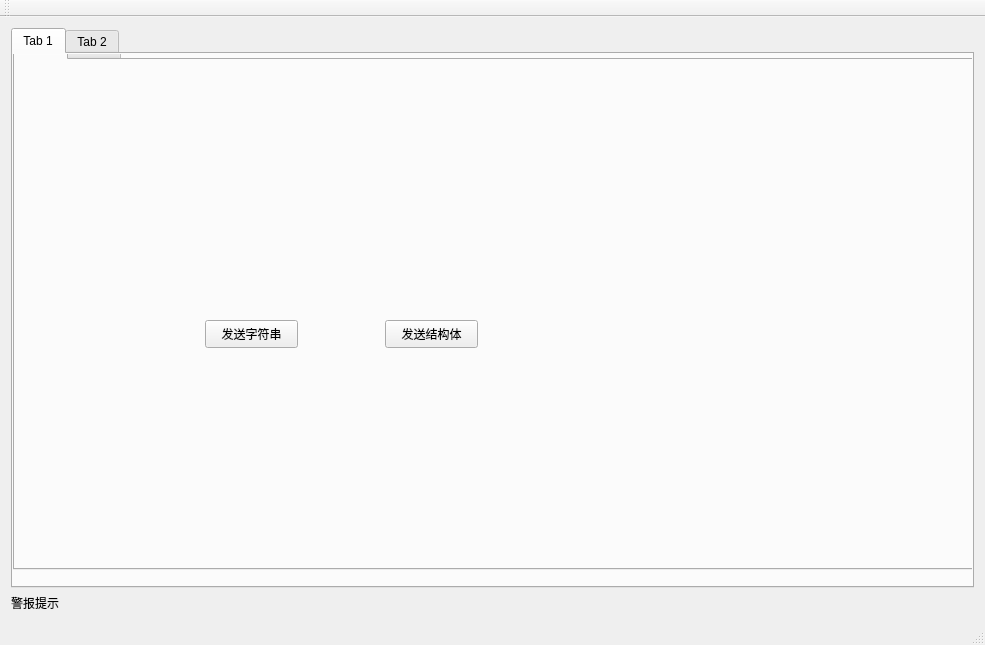
<?xml version="1.0" encoding="UTF-8"?>
<ui version="4.0">
 <class>KZAMainWindow</class>
 <widget class="QMainWindow" name="KZAMainWindow">
  <property name="geometry">
   <rect>
    <x>0</x>
    <y>0</y>
    <width>985</width>
    <height>645</height>
   </rect>
  </property>
  <property name="windowTitle">
   <string>KZAMainWindow</string>
  </property>
  <widget class="QWidget" name="centralWidget">
   <layout class="QGridLayout" name="gridLayout">
    <item row="0" column="0">
     <widget class="QTabWidget" name="tabWidget">
      <property name="currentIndex">
       <number>0</number>
      </property>
      <widget class="QWidget" name="tab">
       <attribute name="title">
        <string>Tab 1</string>
       </attribute>
       <widget class="QPushButton" name="pushButton">
        <property name="geometry">
         <rect>
          <x>190</x>
          <y>260</y>
          <width>93</width>
          <height>28</height>
         </rect>
        </property>
        <property name="text">
         <string>发送字符串</string>
        </property>
       </widget>
       <widget class="QTabWidget" name="tabWidget_2">
        <property name="geometry">
         <rect>
          <x>0</x>
          <y>-20</y>
          <width>963</width>
          <height>536</height>
         </rect>
        </property>
        <property name="currentIndex">
         <number>0</number>
        </property>
        <widget class="QWidget" name="tab_3">
         <attribute name="title">
          <string>Tab 1</string>
         </attribute>
         <widget class="QPushButton" name="pushButton_2">
          <property name="geometry">
           <rect>
            <x>190</x>
            <y>260</y>
            <width>93</width>
            <height>28</height>
           </rect>
          </property>
          <property name="text">
           <string>发送字符串</string>
          </property>
         </widget>
         <widget class="QPushButton" name="pushButton_3">
          <property name="geometry">
           <rect>
            <x>370</x>
            <y>260</y>
            <width>93</width>
            <height>28</height>
           </rect>
          </property>
          <property name="text">
           <string>发送结构体</string>
          </property>
         </widget>
        </widget>
        <widget class="QWidget" name="tab_4">
         <attribute name="title">
          <string>Tab 2</string>
         </attribute>
        </widget>
       </widget>
      </widget>
      <widget class="QWidget" name="tab_2">
       <attribute name="title">
        <string>Tab 2</string>
       </attribute>
      </widget>
     </widget>
    </item>
    <item row="1" column="0">
     <widget class="QLabel" name="label">
      <property name="text">
       <string>警报提示</string>
      </property>
     </widget>
    </item>
   </layout>
  </widget>
  <widget class="QMenuBar" name="menuBar">
   <property name="geometry">
    <rect>
     <x>0</x>
     <y>0</y>
     <width>985</width>
     <height>26</height>
    </rect>
   </property>
  </widget>
  <widget class="QToolBar" name="mainToolBar">
   <attribute name="toolBarArea">
    <enum>TopToolBarArea</enum>
   </attribute>
   <attribute name="toolBarBreak">
    <bool>false</bool>
   </attribute>
  </widget>
  <widget class="QStatusBar" name="statusBar"/>
 </widget>
 <layoutdefault spacing="6" margin="11"/>
 <resources/>
 <connections/>
</ui>
